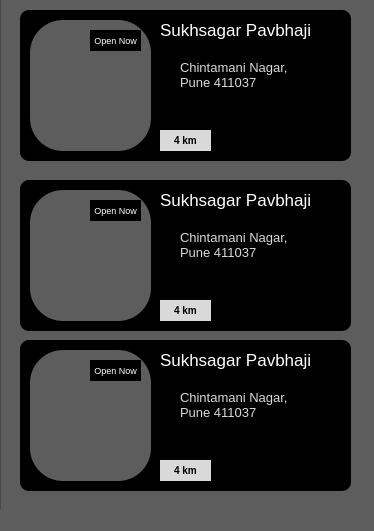
<?xml version="1.0" encoding="UTF-8"?>
<ui version="4.0">
 <class>MainWindow</class>
 <widget class="QMainWindow" name="MainWindow">
  <property name="geometry">
   <rect>
    <x>0</x>
    <y>0</y>
    <width>374</width>
    <height>531</height>
   </rect>
  </property>
  <property name="windowTitle">
   <string>MainWindow</string>
  </property>
  <property name="styleSheet">
   <string notr="true">background-color: #5d5d5d;</string>
  </property>
  <widget class="QWidget" name="centralwidget">
   <widget class="QListView" name="listView">
    <property name="geometry">
     <rect>
      <x>0</x>
      <y>-90</y>
      <width>381</width>
      <height>651</height>
     </rect>
    </property>
   </widget>
   <widget class="QColumnView" name="columnView">
    <property name="geometry">
     <rect>
      <x>20</x>
      <y>10</y>
      <width>331</width>
      <height>151</height>
     </rect>
    </property>
    <property name="styleSheet">
     <string notr="true">background-color: #000;
border-radius: 9px;</string>
    </property>
   </widget>
   <widget class="QLabel" name="label">
    <property name="geometry">
     <rect>
      <x>30</x>
      <y>20</y>
      <width>121</width>
      <height>131</height>
     </rect>
    </property>
    <property name="styleSheet">
     <string notr="true">border-radius: 33px;</string>
    </property>
    <property name="text">
     <string/>
    </property>
    <property name="pixmap">
     <pixmap>img/pexels-saveurs-secretes-5410400.jpg</pixmap>
    </property>
    <property name="scaledContents">
     <bool>true</bool>
    </property>
   </widget>
   <widget class="QLabel" name="label_2">
    <property name="geometry">
     <rect>
      <x>160</x>
      <y>20</y>
      <width>171</width>
      <height>51</height>
     </rect>
    </property>
    <property name="styleSheet">
     <string notr="true">font-size: 17px;
color: #fff;
background-color: #000;</string>
    </property>
    <property name="text">
     <string>Sukhsagar Pavbhaji</string>
    </property>
    <property name="alignment">
     <set>Qt::AlignLeading|Qt::AlignLeft|Qt::AlignTop</set>
    </property>
    <property name="wordWrap">
     <bool>true</bool>
    </property>
   </widget>
   <widget class="QLabel" name="label_3">
    <property name="geometry">
     <rect>
      <x>90</x>
      <y>30</y>
      <width>51</width>
      <height>21</height>
     </rect>
    </property>
    <property name="styleSheet">
     <string notr="true">font-size: 9px;
color: #fff;
background-color: #000;</string>
    </property>
    <property name="text">
     <string>Open Now</string>
    </property>
    <property name="alignment">
     <set>Qt::AlignCenter</set>
    </property>
    <property name="wordWrap">
     <bool>true</bool>
    </property>
   </widget>
   <widget class="QLabel" name="label_9">
    <property name="geometry">
     <rect>
      <x>160</x>
      <y>60</y>
      <width>16</width>
      <height>16</height>
     </rect>
    </property>
    <property name="styleSheet">
     <string notr="true">background-color: #000;</string>
    </property>
    <property name="text">
     <string/>
    </property>
    <property name="pixmap">
     <pixmap>img/map.png</pixmap>
    </property>
    <property name="scaledContents">
     <bool>true</bool>
    </property>
   </widget>
   <widget class="QLabel" name="label_10">
    <property name="geometry">
     <rect>
      <x>180</x>
      <y>60</y>
      <width>141</width>
      <height>41</height>
     </rect>
    </property>
    <property name="styleSheet">
     <string notr="true">font-size: 13px;
color: #d9d9d9;
background-color: #000;</string>
    </property>
    <property name="text">
     <string>Chintamani Nagar, Pune 411037</string>
    </property>
    <property name="alignment">
     <set>Qt::AlignLeading|Qt::AlignLeft|Qt::AlignTop</set>
    </property>
    <property name="wordWrap">
     <bool>true</bool>
    </property>
   </widget>
   <widget class="QLabel" name="label_11">
    <property name="geometry">
     <rect>
      <x>160</x>
      <y>130</y>
      <width>51</width>
      <height>21</height>
     </rect>
    </property>
    <property name="styleSheet">
     <string notr="true">font-size: 10px;
font-weight: 600;
color: #000;
background-color: #d9d9d9;</string>
    </property>
    <property name="text">
     <string>4 km</string>
    </property>
    <property name="alignment">
     <set>Qt::AlignCenter</set>
    </property>
    <property name="wordWrap">
     <bool>true</bool>
    </property>
   </widget>
   <widget class="QLabel" name="label_12">
    <property name="geometry">
     <rect>
      <x>315</x>
      <y>130</y>
      <width>21</width>
      <height>20</height>
     </rect>
    </property>
    <property name="styleSheet">
     <string notr="true">background-color: #000;</string>
    </property>
    <property name="text">
     <string/>
    </property>
    <property name="pixmap">
     <pixmap>../Desktop/visit.png</pixmap>
    </property>
    <property name="scaledContents">
     <bool>true</bool>
    </property>
   </widget>
   <widget class="QLabel" name="label_19">
    <property name="geometry">
     <rect>
      <x>20</x>
      <y>180</y>
      <width>121</width>
      <height>131</height>
     </rect>
    </property>
    <property name="styleSheet">
     <string notr="true">border-radius: 33px;</string>
    </property>
    <property name="text">
     <string/>
    </property>
    <property name="pixmap">
     <pixmap>../Desktop/pexels-saveurs-secretes-5410400.jpg</pixmap>
    </property>
    <property name="scaledContents">
     <bool>true</bool>
    </property>
   </widget>
   <widget class="QLabel" name="label_17">
    <property name="geometry">
     <rect>
      <x>20</x>
      <y>180</y>
      <width>121</width>
      <height>131</height>
     </rect>
    </property>
    <property name="styleSheet">
     <string notr="true">border-radius: 33px;</string>
    </property>
    <property name="text">
     <string/>
    </property>
    <property name="pixmap">
     <pixmap>../Desktop/pexels-saveurs-secretes-5410400.jpg</pixmap>
    </property>
    <property name="scaledContents">
     <bool>true</bool>
    </property>
   </widget>
   <widget class="QLabel" name="label_13">
    <property name="geometry">
     <rect>
      <x>160</x>
      <y>250</y>
      <width>16</width>
      <height>16</height>
     </rect>
    </property>
    <property name="styleSheet">
     <string notr="true">background-color: #000;</string>
    </property>
    <property name="text">
     <string/>
    </property>
    <property name="pixmap">
     <pixmap>../Desktop/map.png</pixmap>
    </property>
    <property name="scaledContents">
     <bool>true</bool>
    </property>
   </widget>
   <widget class="QLabel" name="label_14">
    <property name="geometry">
     <rect>
      <x>240</x>
      <y>220</y>
      <width>16</width>
      <height>16</height>
     </rect>
    </property>
    <property name="styleSheet">
     <string notr="true">background-color: #000;</string>
    </property>
    <property name="text">
     <string/>
    </property>
    <property name="pixmap">
     <pixmap>../Desktop/star-empty.png</pixmap>
    </property>
    <property name="scaledContents">
     <bool>true</bool>
    </property>
   </widget>
   <widget class="QLabel" name="label_15">
    <property name="geometry">
     <rect>
      <x>180</x>
      <y>220</y>
      <width>16</width>
      <height>16</height>
     </rect>
    </property>
    <property name="styleSheet">
     <string notr="true">background-color: #000;</string>
    </property>
    <property name="text">
     <string/>
    </property>
    <property name="pixmap">
     <pixmap>../Desktop/star-fill.png</pixmap>
    </property>
    <property name="scaledContents">
     <bool>true</bool>
    </property>
   </widget>
   <widget class="QLabel" name="label_16">
    <property name="geometry">
     <rect>
      <x>315</x>
      <y>300</y>
      <width>21</width>
      <height>20</height>
     </rect>
    </property>
    <property name="styleSheet">
     <string notr="true">background-color: #000;</string>
    </property>
    <property name="text">
     <string/>
    </property>
    <property name="pixmap">
     <pixmap>../Desktop/visit.png</pixmap>
    </property>
    <property name="scaledContents">
     <bool>true</bool>
    </property>
   </widget>
   <widget class="QLabel" name="label_18">
    <property name="geometry">
     <rect>
      <x>30</x>
      <y>190</y>
      <width>121</width>
      <height>131</height>
     </rect>
    </property>
    <property name="styleSheet">
     <string notr="true">border-radius: 33px;</string>
    </property>
    <property name="text">
     <string/>
    </property>
    <property name="pixmap">
     <pixmap>../Desktop/pexels-saveurs-secretes-5410400.jpg</pixmap>
    </property>
    <property name="scaledContents">
     <bool>true</bool>
    </property>
   </widget>
   <widget class="QLabel" name="label_20">
    <property name="geometry">
     <rect>
      <x>160</x>
      <y>220</y>
      <width>16</width>
      <height>16</height>
     </rect>
    </property>
    <property name="styleSheet">
     <string notr="true">background-color: #000;</string>
    </property>
    <property name="text">
     <string/>
    </property>
    <property name="pixmap">
     <pixmap>../Desktop/star-fill.png</pixmap>
    </property>
    <property name="scaledContents">
     <bool>true</bool>
    </property>
   </widget>
   <widget class="QLabel" name="label_21">
    <property name="geometry">
     <rect>
      <x>200</x>
      <y>220</y>
      <width>16</width>
      <height>16</height>
     </rect>
    </property>
    <property name="styleSheet">
     <string notr="true">background-color: #000;</string>
    </property>
    <property name="text">
     <string/>
    </property>
    <property name="pixmap">
     <pixmap>../Desktop/star-fill.png</pixmap>
    </property>
    <property name="scaledContents">
     <bool>true</bool>
    </property>
   </widget>
   <widget class="QColumnView" name="columnView_2">
    <property name="geometry">
     <rect>
      <x>20</x>
      <y>180</y>
      <width>331</width>
      <height>151</height>
     </rect>
    </property>
    <property name="styleSheet">
     <string notr="true">background-color: #000;
border-radius: 9px;</string>
    </property>
   </widget>
   <widget class="QLabel" name="label_22">
    <property name="geometry">
     <rect>
      <x>220</x>
      <y>220</y>
      <width>16</width>
      <height>16</height>
     </rect>
    </property>
    <property name="styleSheet">
     <string notr="true">background-color: #000;</string>
    </property>
    <property name="text">
     <string/>
    </property>
    <property name="pixmap">
     <pixmap>../Desktop/star-fill.png</pixmap>
    </property>
    <property name="scaledContents">
     <bool>true</bool>
    </property>
   </widget>
   <widget class="QLabel" name="label_23">
    <property name="geometry">
     <rect>
      <x>160</x>
      <y>300</y>
      <width>51</width>
      <height>21</height>
     </rect>
    </property>
    <property name="styleSheet">
     <string notr="true">font-size: 10px;
font-weight: 600;
color: #000;
background-color: #d9d9d9;</string>
    </property>
    <property name="text">
     <string>4 km</string>
    </property>
    <property name="alignment">
     <set>Qt::AlignCenter</set>
    </property>
    <property name="wordWrap">
     <bool>true</bool>
    </property>
   </widget>
   <widget class="QLabel" name="label_24">
    <property name="geometry">
     <rect>
      <x>90</x>
      <y>200</y>
      <width>51</width>
      <height>21</height>
     </rect>
    </property>
    <property name="styleSheet">
     <string notr="true">font-size: 9px;
color: #fff;
background-color: #000;</string>
    </property>
    <property name="text">
     <string>Open Now</string>
    </property>
    <property name="alignment">
     <set>Qt::AlignCenter</set>
    </property>
    <property name="wordWrap">
     <bool>true</bool>
    </property>
   </widget>
   <widget class="QLabel" name="label_25">
    <property name="geometry">
     <rect>
      <x>180</x>
      <y>230</y>
      <width>141</width>
      <height>41</height>
     </rect>
    </property>
    <property name="styleSheet">
     <string notr="true">font-size: 13px;
color: #d9d9d9;
background-color: #000;</string>
    </property>
    <property name="text">
     <string>Chintamani Nagar, Pune 411037</string>
    </property>
    <property name="alignment">
     <set>Qt::AlignLeading|Qt::AlignLeft|Qt::AlignTop</set>
    </property>
    <property name="wordWrap">
     <bool>true</bool>
    </property>
   </widget>
   <widget class="QLabel" name="label_26">
    <property name="geometry">
     <rect>
      <x>30</x>
      <y>190</y>
      <width>121</width>
      <height>131</height>
     </rect>
    </property>
    <property name="styleSheet">
     <string notr="true">border-radius: 33px;</string>
    </property>
    <property name="text">
     <string/>
    </property>
    <property name="pixmap">
     <pixmap>img/pexels-saveurs-secretes-5410400.jpg</pixmap>
    </property>
    <property name="scaledContents">
     <bool>true</bool>
    </property>
   </widget>
   <widget class="QLabel" name="label_27">
    <property name="geometry">
     <rect>
      <x>160</x>
      <y>190</y>
      <width>171</width>
      <height>51</height>
     </rect>
    </property>
    <property name="styleSheet">
     <string notr="true">font-size: 17px;
color: #fff;
background-color: #000;</string>
    </property>
    <property name="text">
     <string>Sukhsagar Pavbhaji</string>
    </property>
    <property name="alignment">
     <set>Qt::AlignLeading|Qt::AlignLeft|Qt::AlignTop</set>
    </property>
    <property name="wordWrap">
     <bool>true</bool>
    </property>
   </widget>
   <widget class="QLabel" name="label_28">
    <property name="geometry">
     <rect>
      <x>160</x>
      <y>410</y>
      <width>16</width>
      <height>16</height>
     </rect>
    </property>
    <property name="styleSheet">
     <string notr="true">background-color: #000;</string>
    </property>
    <property name="text">
     <string/>
    </property>
    <property name="pixmap">
     <pixmap>../Desktop/map.png</pixmap>
    </property>
    <property name="scaledContents">
     <bool>true</bool>
    </property>
   </widget>
   <widget class="QLabel" name="label_29">
    <property name="geometry">
     <rect>
      <x>240</x>
      <y>380</y>
      <width>16</width>
      <height>16</height>
     </rect>
    </property>
    <property name="styleSheet">
     <string notr="true">background-color: #000;</string>
    </property>
    <property name="text">
     <string/>
    </property>
    <property name="pixmap">
     <pixmap>../Desktop/star-empty.png</pixmap>
    </property>
    <property name="scaledContents">
     <bool>true</bool>
    </property>
   </widget>
   <widget class="QLabel" name="label_30">
    <property name="geometry">
     <rect>
      <x>180</x>
      <y>380</y>
      <width>16</width>
      <height>16</height>
     </rect>
    </property>
    <property name="styleSheet">
     <string notr="true">background-color: #000;</string>
    </property>
    <property name="text">
     <string/>
    </property>
    <property name="pixmap">
     <pixmap>../Desktop/star-fill.png</pixmap>
    </property>
    <property name="scaledContents">
     <bool>true</bool>
    </property>
   </widget>
   <widget class="QLabel" name="label_31">
    <property name="geometry">
     <rect>
      <x>315</x>
      <y>460</y>
      <width>21</width>
      <height>20</height>
     </rect>
    </property>
    <property name="styleSheet">
     <string notr="true">background-color: #000;</string>
    </property>
    <property name="text">
     <string/>
    </property>
    <property name="pixmap">
     <pixmap>../Desktop/visit.png</pixmap>
    </property>
    <property name="scaledContents">
     <bool>true</bool>
    </property>
   </widget>
   <widget class="QLabel" name="label_32">
    <property name="geometry">
     <rect>
      <x>30</x>
      <y>350</y>
      <width>121</width>
      <height>131</height>
     </rect>
    </property>
    <property name="styleSheet">
     <string notr="true">border-radius: 33px;</string>
    </property>
    <property name="text">
     <string/>
    </property>
    <property name="pixmap">
     <pixmap>../Desktop/pexels-saveurs-secretes-5410400.jpg</pixmap>
    </property>
    <property name="scaledContents">
     <bool>true</bool>
    </property>
   </widget>
   <widget class="QLabel" name="label_33">
    <property name="geometry">
     <rect>
      <x>160</x>
      <y>380</y>
      <width>16</width>
      <height>16</height>
     </rect>
    </property>
    <property name="styleSheet">
     <string notr="true">background-color: #000;</string>
    </property>
    <property name="text">
     <string/>
    </property>
    <property name="pixmap">
     <pixmap>../Desktop/star-fill.png</pixmap>
    </property>
    <property name="scaledContents">
     <bool>true</bool>
    </property>
   </widget>
   <widget class="QLabel" name="label_34">
    <property name="geometry">
     <rect>
      <x>200</x>
      <y>380</y>
      <width>16</width>
      <height>16</height>
     </rect>
    </property>
    <property name="styleSheet">
     <string notr="true">background-color: #000;</string>
    </property>
    <property name="text">
     <string/>
    </property>
    <property name="pixmap">
     <pixmap>../Desktop/star-fill.png</pixmap>
    </property>
    <property name="scaledContents">
     <bool>true</bool>
    </property>
   </widget>
   <widget class="QColumnView" name="columnView_3">
    <property name="geometry">
     <rect>
      <x>20</x>
      <y>340</y>
      <width>331</width>
      <height>151</height>
     </rect>
    </property>
    <property name="styleSheet">
     <string notr="true">background-color: #000;
border-radius: 9px;</string>
    </property>
   </widget>
   <widget class="QLabel" name="label_35">
    <property name="geometry">
     <rect>
      <x>160</x>
      <y>350</y>
      <width>171</width>
      <height>51</height>
     </rect>
    </property>
    <property name="styleSheet">
     <string notr="true">font-size: 17px;
color: #fff;
background-color: #000;</string>
    </property>
    <property name="text">
     <string>Sukhsagar Pavbhaji</string>
    </property>
    <property name="alignment">
     <set>Qt::AlignLeading|Qt::AlignLeft|Qt::AlignTop</set>
    </property>
    <property name="wordWrap">
     <bool>true</bool>
    </property>
   </widget>
   <widget class="QLabel" name="label_36">
    <property name="geometry">
     <rect>
      <x>220</x>
      <y>380</y>
      <width>16</width>
      <height>16</height>
     </rect>
    </property>
    <property name="styleSheet">
     <string notr="true">background-color: #000;</string>
    </property>
    <property name="text">
     <string/>
    </property>
    <property name="pixmap">
     <pixmap>../Desktop/star-fill.png</pixmap>
    </property>
    <property name="scaledContents">
     <bool>true</bool>
    </property>
   </widget>
   <widget class="QLabel" name="label_37">
    <property name="geometry">
     <rect>
      <x>160</x>
      <y>460</y>
      <width>51</width>
      <height>21</height>
     </rect>
    </property>
    <property name="styleSheet">
     <string notr="true">font-size: 10px;
font-weight: 600;
color: #000;
background-color: #d9d9d9;</string>
    </property>
    <property name="text">
     <string>4 km</string>
    </property>
    <property name="alignment">
     <set>Qt::AlignCenter</set>
    </property>
    <property name="wordWrap">
     <bool>true</bool>
    </property>
   </widget>
   <widget class="QLabel" name="label_38">
    <property name="geometry">
     <rect>
      <x>90</x>
      <y>360</y>
      <width>51</width>
      <height>21</height>
     </rect>
    </property>
    <property name="styleSheet">
     <string notr="true">font-size: 9px;
color: #fff;
background-color: #000;</string>
    </property>
    <property name="text">
     <string>Open Now</string>
    </property>
    <property name="alignment">
     <set>Qt::AlignCenter</set>
    </property>
    <property name="wordWrap">
     <bool>true</bool>
    </property>
   </widget>
   <widget class="QLabel" name="label_39">
    <property name="geometry">
     <rect>
      <x>180</x>
      <y>390</y>
      <width>141</width>
      <height>41</height>
     </rect>
    </property>
    <property name="styleSheet">
     <string notr="true">font-size: 13px;
color: #d9d9d9;
background-color: #000;</string>
    </property>
    <property name="text">
     <string>Chintamani Nagar, Pune 411037</string>
    </property>
    <property name="alignment">
     <set>Qt::AlignLeading|Qt::AlignLeft|Qt::AlignTop</set>
    </property>
    <property name="wordWrap">
     <bool>true</bool>
    </property>
   </widget>
   <widget class="QLabel" name="label_40">
    <property name="geometry">
     <rect>
      <x>30</x>
      <y>350</y>
      <width>121</width>
      <height>131</height>
     </rect>
    </property>
    <property name="styleSheet">
     <string notr="true">border-radius: 33px;</string>
    </property>
    <property name="text">
     <string/>
    </property>
    <property name="pixmap">
     <pixmap>img/pexels-saveurs-secretes-5410400.jpg</pixmap>
    </property>
    <property name="scaledContents">
     <bool>true</bool>
    </property>
   </widget>
   <widget class="QLabel" name="label_41">
    <property name="geometry">
     <rect>
      <x>160</x>
      <y>230</y>
      <width>16</width>
      <height>16</height>
     </rect>
    </property>
    <property name="styleSheet">
     <string notr="true">background-color: #000;</string>
    </property>
    <property name="text">
     <string/>
    </property>
    <property name="pixmap">
     <pixmap>img/map.png</pixmap>
    </property>
    <property name="scaledContents">
     <bool>true</bool>
    </property>
   </widget>
   <widget class="QLabel" name="label_42">
    <property name="geometry">
     <rect>
      <x>160</x>
      <y>390</y>
      <width>16</width>
      <height>16</height>
     </rect>
    </property>
    <property name="styleSheet">
     <string notr="true">background-color: #000;</string>
    </property>
    <property name="text">
     <string/>
    </property>
    <property name="pixmap">
     <pixmap>img/map.png</pixmap>
    </property>
    <property name="scaledContents">
     <bool>true</bool>
    </property>
   </widget>
   <zorder>listView</zorder>
   <zorder>columnView</zorder>
   <zorder>label</zorder>
   <zorder>label_2</zorder>
   <zorder>label_3</zorder>
   <zorder>label_9</zorder>
   <zorder>label_10</zorder>
   <zorder>label_11</zorder>
   <zorder>label_12</zorder>
   <zorder>label_19</zorder>
   <zorder>label_17</zorder>
   <zorder>label_13</zorder>
   <zorder>label_14</zorder>
   <zorder>label_15</zorder>
   <zorder>label_16</zorder>
   <zorder>label_18</zorder>
   <zorder>label_20</zorder>
   <zorder>label_21</zorder>
   <zorder>columnView_2</zorder>
   <zorder>label_22</zorder>
   <zorder>label_23</zorder>
   <zorder>label_26</zorder>
   <zorder>label_24</zorder>
   <zorder>label_27</zorder>
   <zorder>label_28</zorder>
   <zorder>label_29</zorder>
   <zorder>label_30</zorder>
   <zorder>label_31</zorder>
   <zorder>label_32</zorder>
   <zorder>label_33</zorder>
   <zorder>label_34</zorder>
   <zorder>columnView_3</zorder>
   <zorder>label_35</zorder>
   <zorder>label_36</zorder>
   <zorder>label_37</zorder>
   <zorder>label_39</zorder>
   <zorder>label_40</zorder>
   <zorder>label_38</zorder>
   <zorder>label_41</zorder>
   <zorder>label_42</zorder>
   <zorder>label_25</zorder>
  </widget>
  <widget class="QMenuBar" name="menubar">
   <property name="geometry">
    <rect>
     <x>0</x>
     <y>0</y>
     <width>374</width>
     <height>22</height>
    </rect>
   </property>
  </widget>
  <widget class="QStatusBar" name="statusbar"/>
 </widget>
 <resources/>
 <connections/>
</ui>
